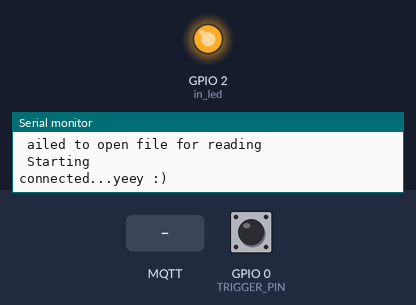
This program was run on a simulated ESP8266 (NodeMCU). Shown: output pins drawn as LEDs (lit = HIGH), the last lines printed to the serial monitor. The inputs (shaded band) are chosen by the test bench; at power-on: GPIO 0 (TRIGGER_PIN) HIGH. WiFi joins after 1.5 s; servers stay silent unless stated; storage starts empty; no MQTT or app messages arrive unless stated.

Above: at 8.7 s.
8.8 s: MQTT message "0" arrives on the first subscribed topic
18.5 s: GPIO 0 (TRIGGER_PIN) pulled LOW for 1.2 s
At 21.3 s:
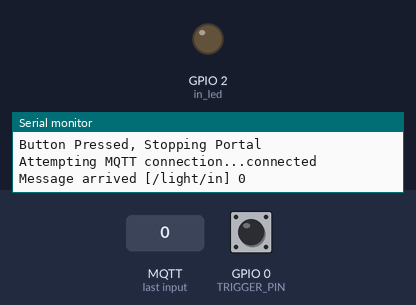
22.1 s: MQTT message "node0001" arrives on the first subscribed topic
At 23.9 s:
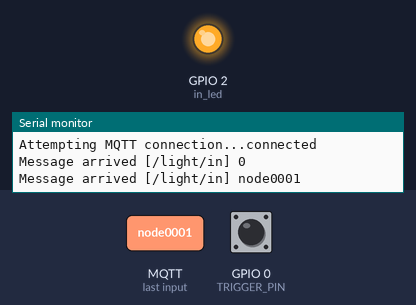
24.2 s: MQTT message "user1234" arrives on the first subscribed topic
Timing chart, 0 to 27.2 s (numbered marks = the images above; inputs shaded):
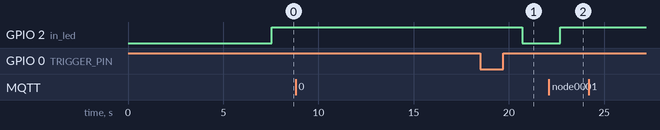

Measured:
- after the input at 8.8 s, every drawn part: stays the same
- after the input at 22.1 s, GPIO 2 (in_led): LOW → HIGH after 0.60 s

The program:

main.cpp
```cpp
#include <WiFiManager.h> // https://github.com/tzapu/WiFiManager
#include <FSManager.h>
#include <PubSubClient.h>
#include <ArduinoJson.h>
#include "structures.h"

//#define mqtt_server "your.broker.url"
//#define mqtt_port 1883
//#define client_id "clientid"
//#define mqtt_user "user"
//#define mqtt_password "pass"

//#define mqtt_server "node02.myqtthub.com"
//#define mqtt_port 1883
//#define client_id "node0001"
//#define mqtt_user "node0001"
//#define mqtt_password "thisNodePass22"

#define in_topic "/light/in"
#define out_topic "/light/out"
// Replace by 2 if you aren't enable to use Serial Monitor... Don't forget to Rewire R1 to GPIO2!
#define in_led 2
#define TRIGGER_PIN 0

unsigned long myTime;

bool wm_nonblocking = false; // change to true to use non blocking
bool portalRunning = false;

mqttConfig mqttConf;

FSManager FSM;

WiFiManager wm; // global wm instance

// WiFiManagerParameter custom_field; // global param ( for non blocking w params )
WiFiManagerParameter custom_mqtt_server("server", "mqtt server", "", 40);
WiFiManagerParameter custom_mqtt_port("port", "mqtt port", "", 6);
WiFiManagerParameter custom_mqtt_user("mqttUser", "mqtt user", "", 32);
WiFiManagerParameter custom_mqtt_pass("mqttPass", "mqtt pass ", "", 32);

WiFiClient espClient;
PubSubClient client;

String getParam(String name)
{
  // read parameter from server, for customhmtl input
  String value;
  if (wm.server->hasArg(name))
  {
    value = wm.server->arg(name);
  }
  return value;
}

void saveParamCallback()
{
  Serial.println("[CALLBACK] saveParamCallback fired");
  Serial.println("PARAM mqtt server : " + getParam("server"));
  Serial.println("PARAM mqtt server : " + getParam("port"));
  Serial.println("PARAM mqtt server : " + getParam("mqttUser"));
  Serial.println("PARAM mqtt server : " + getParam("mqttPass"));
}

void checkButton()
{
  // is auto timeout portal running
  if (portalRunning)
  {
    wm.process();
  }

  // is configuration portal requested?
  if (digitalRead(TRIGGER_PIN) == LOW)
  {
    delay(50);
    if (digitalRead(TRIGGER_PIN) == LOW)
    {
      if (!portalRunning)
      {
        Serial.println("Button Pressed, Starting Portal");
        wm.startWebPortal();
        portalRunning = true;
      }
      else
      {
        Serial.println("Button Pressed, Stopping Portal");
        wm.stopWebPortal();
        portalRunning = false;
      }
    }
  }
}

void setup_wifi()
{
  delay(10);

  // We start by connecting to a WiFi network
  WiFi.mode(WIFI_STA); // explicitly set mode, esp defaults to STA+AP
  Serial.begin(115200);
  Serial.setDebugOutput(true);
  delay(3000);
  Serial.println("\n Starting");
  pinMode(TRIGGER_PIN, INPUT_PULLUP);

  // wm.resetSettings(); // wipe settings

  if (wm_nonblocking)
    wm.setConfigPortalBlocking(false);

  // parameters

  // add a custom input field
  // int customFieldLength = 40;

  // test custom html(radio)
  // const char *custom_radio_str = "<br/><label for='customfieldid'>Custom Field Label</label><input type='radio' name='customfieldid' value='1' checked> One<br><input type='radio' name='customfieldid' value='2'> Two<br><input type='radio' name='customfieldid' value='3'> Three";
  // new (&custom_field) WiFiManagerParameter(custom_radio_str); // custom html input

  // wm.addParameter(&custom_field);


  //set the values to show in portal
  custom_mqtt_server.setValue(mqttConf.mqtt_server, 40);
  custom_mqtt_port.setValue(mqttConf.mqtt_port, 6);
  custom_mqtt_user.setValue(mqttConf.mqtt_user, 40);
  custom_mqtt_pass.setValue(mqttConf.mqtt_pass, 40);

  wm.addParameter(&custom_mqtt_server);
  wm.addParameter(&custom_mqtt_port);
  wm.addParameter(&custom_mqtt_user);
  wm.addParameter(&custom_mqtt_pass);

  wm.setSaveParamsCallback(saveParamCallback);

  std::vector<const char*> menu = { "wifi", "param", "sep", "restart", "exit" };
  wm.setMenu(menu);

  // set dark theme
  wm.setClass("invert");

  wm.setConfigPortalTimeout(180); // auto close configportal after n seconds

  bool res;
  res = wm.autoConnect("AutoConnectAP", "password"); // password protected ap

  if (!res)
  {
    Serial.println("Failed to connect or hit timeout");
    // ESP.restart();
  }
  else
  {
    // if you get here you have connected to the WiFi
    Serial.println("connected...yeey :)");
  }
}

void callback(char* topic, byte* payload, unsigned int length)
{
  Serial.print("Message arrived [");
  Serial.print(topic);
  Serial.print("] ");
  for (unsigned int i = 0; i < length; i++)
  {
    char receivedChar = (char)payload[i];
    Serial.print(receivedChar);
    if (receivedChar == '0')
      digitalWrite(in_led, LOW);
    if (receivedChar == '1')
      digitalWrite(in_led, HIGH);
  }
  Serial.println();
}

void setup()
{
  Serial.begin(115200);
  delay(3000);
  // Start FS Manager
  if (FSM.init()) {
    Serial.println("\n Filesystem Started Ok.");
    mqttConf = FSM.configRead();
  }

/*   strcpy(mqttConf.mqtt_server, "A_verGaston");
  strcpy(mqttConf.mqtt_port, "1234");
  strcpy(mqttConf.mqtt_id, "1234");
  strcpy(mqttConf.mqtt_user, "user1234");
  strcpy(mqttConf.mqtt_pass, "pass1234"); */

  setup_wifi();
  client.setClient(espClient);
  client.setServer(mqttConf.mqtt_server, atoi(mqttConf.mqtt_port));
  client.setCallback(callback);

  // initialize digital pin LED_BUILTIN as an output.
  pinMode(in_led, OUTPUT);
  digitalWrite(in_led, HIGH);
}

void reconnect()
{
  // Loop until we're reconnected
  if (!client.connected() && (millis() - myTime) > 20000)
  {
    Serial.print("Attempting MQTT connection...");
    // Attempt to connect
    // If you do not want to use a username and password, change next line to
    // if (client.connect("ESP8266Client")) {
    if (client.connect(mqttConf.mqtt_id, mqttConf.mqtt_user, mqttConf.mqtt_pass))
    {
      Serial.println("connected");
    }
    else
    {
      Serial.print("failed, rc=");
      Serial.print(client.state());
      Serial.println(" try again in 20 seconds");
      // Wait 5 seconds before retrying
      myTime = millis();
    }
  }
}

void loop()
{

  checkButton();

  if (!client.connected())
  {
    reconnect();
  }
  client.loop();
  // Publishes a random 0 and 1 like someone switching off and on randomly (random(2))
  // client.publish(out_topic, String(random(2)).c_str(), true);
  // delay(1000);
  client.subscribe(in_topic);
  delay(1000);
}
```
